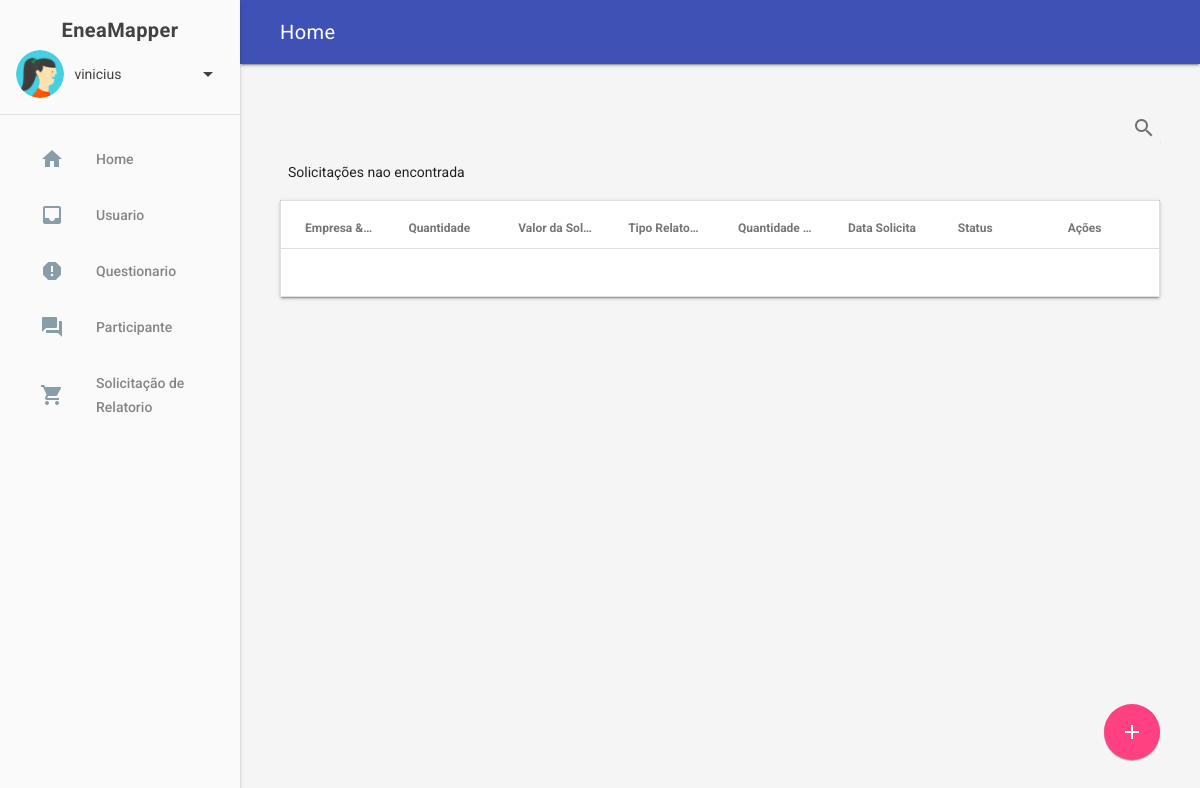
Before: /empresa/solicitacao/list (signed in) with the older database file.
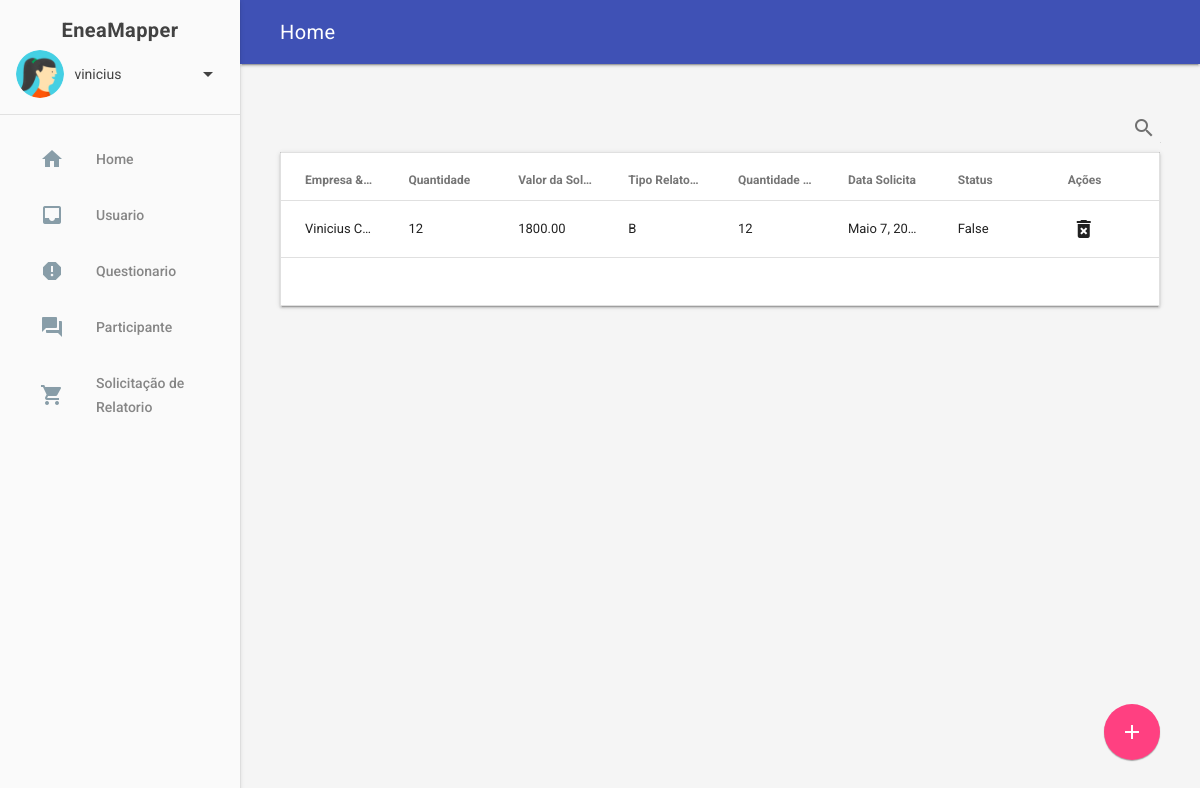
After: the same page with the newer database file.
### apps/empresa/models.py (models this page shows, shortened)
class SolicitacaoReltorio(models.Model):
    empresa = models.ForeignKey(Empresa, verbose_name=("Empresa  & Consultor"), on_delete=models.CASCADE)
    quantidade_solicitada = models.IntegerField("Quantidade",)
    preco = models.DecimalField("Valor da Solicitação", max_digits=10, decimal_places=2,null=True,blank=True)
    quantidade_restante = models.IntegerField("Quantidade Restante de Relatorio",blank=True,null=True)
    status =  models.BooleanField("Status Solicitação",default=False,editable=False)
    tipo_relatorio =  models.CharField(max_length=4,choices=TIPO_RELATORIO, default=None)
    data_solicitacao = models.DateField("Data Solicitação", auto_now=True, auto_now_add=False, blank=True, null=True)
    class Meta:
        verbose_name = "SolicitacaoReltorio"
        verbose_name_plural = "Solicitacão de Relatórios"

class Empresa(models.Model):
    user_admin = models.OneToOneField(User, verbose_name="Usuario Administrador", on_delete=models.CASCADE)
    nome = models.CharField("Empresa  & Consultor", max_length=128)
    email = models.EmailField("E-mail", max_length=128)
    contato = models.CharField("Telefone de Contato", max_length=12)
    status = models.BooleanField("Status", default=True)
    class Meta:
        verbose_name = "Empresa"
        verbose_name_plural = "Empresa & Consultor"

### apps/empresa/views.py (the view)
# urls.py: path('solicitacao/list', myapp_views.solicitacaoRelatorioList, name='solicitacaolist'),
@login_required
def solicitacaoRelatorioList(request):
    solicitacao = SolicitacaoReltorio.objects.order_by('-data_solicitacao')
    paginator = Paginator(solicitacao, 10)
    page = request.GET.get('page')
    receitas_por_pagina = paginator.get_page(page)
    contexto = {
        'listar': receitas_por_pagina
    }
    return render(request,'empresa/solicitacao/list.html',contexto)

### templates/empresa/solicitacao/list.html (shortened to what this page needs)
{% extends 'base.html' %}
{% load static %}
{% block content %}
<section class="mdl-grid" id="my-table" style="padding-top: 0px;margin-top: 0px;">
    <div class="mdl-cell mdl-cell--6-col-tablet mdl-cell--12-col-desktop">
        <table id="mdl-table" class="mdl-data-table mdl-js-data-table mdl-shadow--2dp" >
            <div class="mdl-paging"><span class="mdl-paging__per-page">
                <div class="mdl-textfield mdl-js-textfield mdl-textfield--expandable is-upgraded is-focused">
                        <label class="mdl-button mdl-js-button mdl-button--icon" for="sample6">
                                <i class="material-icons">search</i>
                        </label>
                </div>
            </div>
            <thead>
                <tr>
                    <th class="mdl-data-table__cell--non-numeric">Empresa  & Consultor</th>
                    <th>Quantidade</th>
                    <th>Valor da Solicitação</th>
                    <th class="mdl-data-table__cell--non-numeric">Tipo Relatorio</th>
                    <th>Quantidade Restante</th>
                    <th>Data Solicita</th>
                    <th>Status</th>
                    <th>Ações</th>
                </tr>
            </thead>
            {% if listar %}
                <tbody >
                    {% for solic in listar %}
                        <tr>
                            <td class="mdl-data-table__cell--non-numeric">{{ solic.empresa }}</td>
                            <td>{{ solic.quantidade_solicitada }}</td>
                            <td>{{ solic.preco }}</td>
                            <td class="mdl-data-table__cell--non-numeric">{{ solic.tipo_relatorio }}</td>
                            <td>{{ solic.quantidade_restante }}</td>
                            <td>{{ solic.data_solicitacao }}</td>
                            <td>{{ solic.status }}</td>
                            <td>
                                <a href="{% url 'solicitacaodel' solic.id %}" class="mdl-button mdl-js-button mdl-button--icon">
                                <i class="material-icons">delete_forever</i>
                                </a>
                            </td>
                        </tr>
                    {% endfor %}
                </tbody>
            {%else%}
                <div class="mdl-cell mdl-cell--6-col-tablet mdl-cell--12-col-desktop">
                    <p>Solicitações nao encontrada</p>
                </div>
            {% endif %}
            <tfoot>
            <tr>
                <td colspan='8'>{% include 'partials/_paginacao.html' %}</td>
            </tr>
            </tfoot>
        </table>
    </div>
</section>
 <a href="{% url 'solicitacaoadd' %}" id="view-source" class="mdl-button mdl-js-button mdl-button--fab mdl-js-ripple-effect mdl-button--colored mdl-color-text--white">
 <i class="material-icons">add</i>
 </a>
{% endblock  %}

Changed rows visible on the page:
added SolicitacaoReltorio: empresa "Vinicius C…", quantidade_solicitada "12", preco "1800.00", tipo_relatorio "B", quantidade_restante "12", data_solicitacao "Maio 7, 2021", status "False"
Other visible differences:
text no longer shown: "Solicitações nao encontrada"
